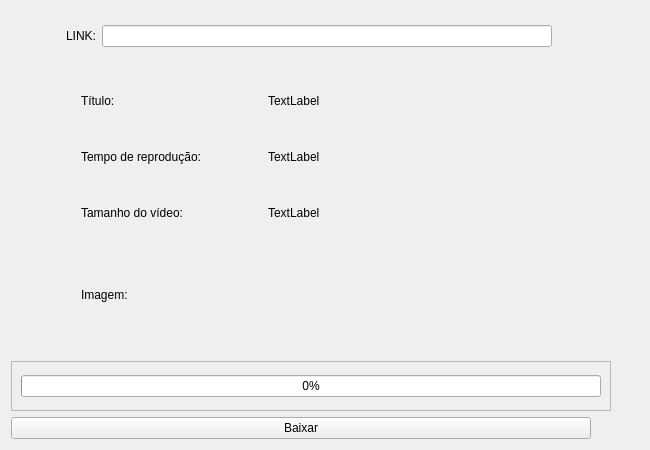
<?xml version="1.0" encoding="UTF-8"?>
<ui version="4.0">
 <class>ytb_dowloader</class>
 <widget class="QWidget" name="ytb_dowloader">
  <property name="geometry">
   <rect>
    <x>0</x>
    <y>0</y>
    <width>650</width>
    <height>450</height>
   </rect>
  </property>
  <property name="minimumSize">
   <size>
    <width>650</width>
    <height>450</height>
   </size>
  </property>
  <property name="maximumSize">
   <size>
    <width>600</width>
    <height>450</height>
   </size>
  </property>
  <property name="windowTitle">
   <string>DOWLOAD YOUTUBE</string>
  </property>
  <property name="windowIcon">
   <iconset>
    <normaloff>youtube-logo.png</normaloff>youtube-logo.png</iconset>
  </property>
  <layout class="QVBoxLayout" name="verticalLayout">
   <item>
    <widget class="QFrame" name="pesquisa">
     <property name="maximumSize">
      <size>
       <width>550</width>
       <height>50</height>
      </size>
     </property>
     <property name="layoutDirection">
      <enum>Qt::LeftToRight</enum>
     </property>
     <property name="styleSheet">
      <string notr="true">alternate-background-color: rgba(255, 255, 255, 2);</string>
     </property>
     <property name="frameShape">
      <enum>QFrame::NoFrame</enum>
     </property>
     <property name="frameShadow">
      <enum>QFrame::Raised</enum>
     </property>
     <layout class="QHBoxLayout" name="horizontalLayout">
      <item>
       <widget class="QLabel" name="logo">
        <property name="maximumSize">
         <size>
          <width>40</width>
          <height>16777215</height>
         </size>
        </property>
        <property name="text">
         <string/>
        </property>
        <property name="pixmap">
         <pixmap>youtube-logo.png</pixmap>
        </property>
        <property name="scaledContents">
         <bool>true</bool>
        </property>
       </widget>
      </item>
      <item>
       <widget class="QLabel" name="label_link">
        <property name="minimumSize">
         <size>
          <width>50</width>
          <height>0</height>
         </size>
        </property>
        <property name="layoutDirection">
         <enum>Qt::LeftToRight</enum>
        </property>
        <property name="autoFillBackground">
         <bool>false</bool>
        </property>
        <property name="text">
         <string>LINK:</string>
        </property>
        <property name="indent">
         <number>21</number>
        </property>
       </widget>
      </item>
      <item>
       <widget class="QLineEdit" name="pesq_link">
        <property name="maximumSize">
         <size>
          <width>450</width>
          <height>16777215</height>
         </size>
        </property>
       </widget>
      </item>
     </layout>
    </widget>
   </item>
   <item>
    <widget class="QFrame" name="info_frame">
     <property name="autoFillBackground">
      <bool>false</bool>
     </property>
     <property name="frameShape">
      <enum>QFrame::NoFrame</enum>
     </property>
     <property name="frameShadow">
      <enum>QFrame::Raised</enum>
     </property>
     <layout class="QGridLayout" name="gridLayout">
      <item row="2" column="0">
       <widget class="QLabel" name="tam_video">
        <property name="maximumSize">
         <size>
          <width>110</width>
          <height>50</height>
         </size>
        </property>
        <property name="text">
         <string>Tamanho do vídeo:</string>
        </property>
       </widget>
      </item>
      <item row="1" column="1">
       <widget class="QLabel" name="dt_time_repr">
        <property name="maximumSize">
         <size>
          <width>16777215</width>
          <height>50</height>
         </size>
        </property>
        <property name="text">
         <string>TextLabel</string>
        </property>
       </widget>
      </item>
      <item row="3" column="0">
       <widget class="QLabel" name="img_video">
        <property name="maximumSize">
         <size>
          <width>110</width>
          <height>16777215</height>
         </size>
        </property>
        <property name="text">
         <string>Imagem:</string>
        </property>
       </widget>
      </item>
      <item row="0" column="0">
       <widget class="QLabel" name="titulo">
        <property name="maximumSize">
         <size>
          <width>110</width>
          <height>50</height>
         </size>
        </property>
        <property name="text">
         <string>Título:</string>
        </property>
       </widget>
      </item>
      <item row="0" column="1">
       <widget class="QLabel" name="dt_title">
        <property name="maximumSize">
         <size>
          <width>16777215</width>
          <height>50</height>
         </size>
        </property>
        <property name="text">
         <string>TextLabel</string>
        </property>
       </widget>
      </item>
      <item row="1" column="0">
       <widget class="QLabel" name="reprud_time">
        <property name="maximumSize">
         <size>
          <width>150</width>
          <height>50</height>
         </size>
        </property>
        <property name="text">
         <string>Tempo de reprodução:</string>
        </property>
       </widget>
      </item>
      <item row="3" column="1">
       <widget class="QLabel" name="dt_img">
        <property name="maximumSize">
         <size>
          <width>300</width>
          <height>170</height>
         </size>
        </property>
        <property name="text">
         <string/>
        </property>
        <property name="pixmap">
         <pixmap>youtube-logo.png</pixmap>
        </property>
        <property name="scaledContents">
         <bool>true</bool>
        </property>
       </widget>
      </item>
      <item row="2" column="1">
       <widget class="QLabel" name="dt_tam">
        <property name="maximumSize">
         <size>
          <width>16777215</width>
          <height>50</height>
         </size>
        </property>
        <property name="text">
         <string>TextLabel</string>
        </property>
       </widget>
      </item>
     </layout>
    </widget>
   </item>
   <item>
    <widget class="QFrame" name="load_frame">
     <property name="maximumSize">
      <size>
       <width>600</width>
       <height>50</height>
      </size>
     </property>
     <property name="frameShape">
      <enum>QFrame::StyledPanel</enum>
     </property>
     <property name="frameShadow">
      <enum>QFrame::Raised</enum>
     </property>
     <layout class="QVBoxLayout" name="verticalLayout_2">
      <item>
       <widget class="QProgressBar" name="progressBar">
        <property name="maximumSize">
         <size>
          <width>600</width>
          <height>16777215</height>
         </size>
        </property>
        <property name="value">
         <number>0</number>
        </property>
        <property name="format">
         <string>%p%</string>
        </property>
       </widget>
      </item>
     </layout>
    </widget>
   </item>
   <item>
    <widget class="QPushButton" name="baixar">
     <property name="maximumSize">
      <size>
       <width>580</width>
       <height>16777215</height>
      </size>
     </property>
     <property name="text">
      <string>Baixar</string>
     </property>
    </widget>
   </item>
  </layout>
 </widget>
 <resources/>
 <connections/>
</ui>
